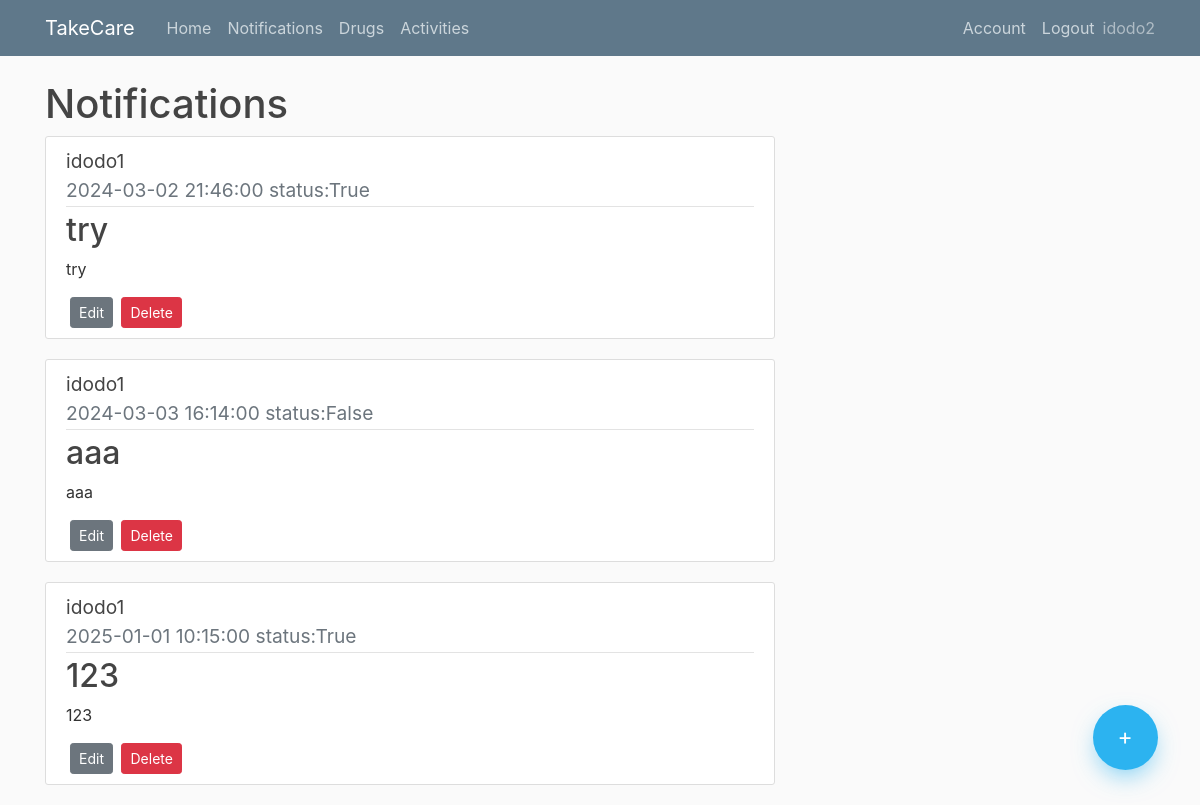
Before: /notification (signed in) with the older database file.
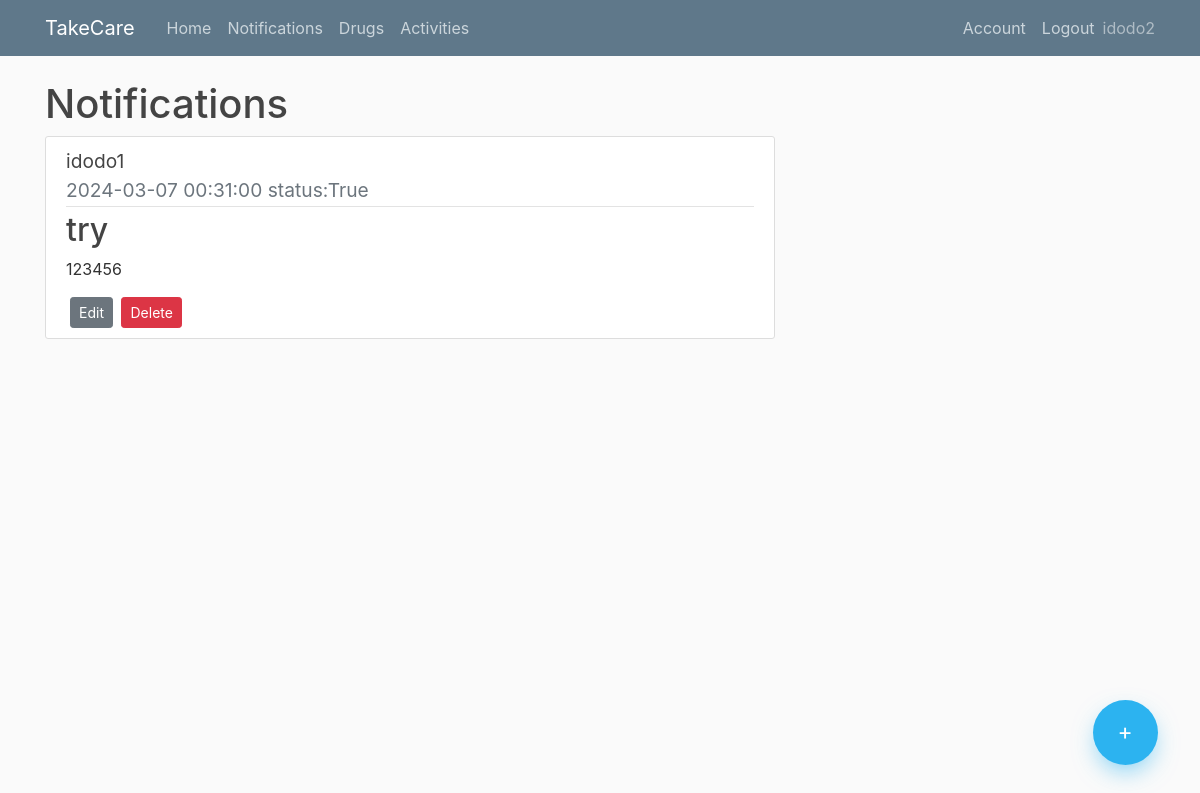
After: the same page with the newer database file.
### app/models.py (models this page shows, shortened)
class Elderlyuser(db.Model, UserMixin):
    id = db.Column(db.Integer, primary_key=True)
    username = db.Column(db.String(20), unique=True,nullable=False)
    password= db.Column(db.String(60),nullable=False)
    user_id = db.Column(db.Integer, db.ForeignKey('user.id'), nullable=False)

class Notification(db.Model):
    id = db.Column(db.Integer, primary_key=True)
    title = db.Column(db.String(150),nullable=False)
    content = db.Column(db.Text,nullable=False)
    date = db.Column(db.Date,nullable=False)
    time = db.Column(db.Time,nullable=False)
    took = db.Column(db.Boolean, nullable=False)
    user_id = db.Column(db.Integer, db.ForeignKey('user.id'), nullable=False)
    elderly_user_id = db.Column(db.Integer, db.ForeignKey('elderlyuser.id'), nullable=False)

### app/routes.py (the view)
@app.route("/notification")
@login_required
def notification():
    if current_user.is_authenticated:
        notifications = Notification.query.filter_by(user_id=current_user.id).order_by(Notification.date.asc()).order_by(Notification.time.asc())
        eldelys = Elderlyuser.query.filter_by(user_id=current_user.id)
        eldelys_dict = {i.id: i.username for i in eldelys}
        return render_template("notification.html",notifications=notifications,eldelys_dict=eldelys_dict, title="Notification")
    else:
        return render_template("home.html")

### app/models.py (called while the page is built)
@login_manager.user_loader
def load_user(user_id):
    return User.query.get(int(user_id))

### app/templates/notification.html (shortened to what this page needs)
{% extends "layout.html" %}
{% block content %}
    <h1>Notifications</h1>
    <div class="floating-container">
        <a class="floating-button" href="{{ url_for('add_notification')}}"> +</a>
    </div>
    {% if notifications.count() == 0  %}
        <h3>No notifications found</h3>
    {% else %}
        {% for notification in notifications %}
          <article class="media content-section">
            <div class="media-body">
                <div class="article-title">
                    <big>{{ eldelys_dict[notification.elderly_user_id] }}</big>
                </div>
              <div class="article-metadata">
                <big class="text-muted"> {{ notification.date.strftime('%Y-%m-%d') }}    {{ notification.time }}    status:{{notification.took}} </big>
              </div>
              <h2>{{ notification.title }}</h2>
              <p class="article-content">{{ notification.content }}</p>
              <a class="btn btn-secondary btn-sm ml-1" href="{{ url_for('edit_notification' ,notification_id=notification.id ) }}">Edit</a>
              <button type="button" class="btn btn-danger btn-sm ml-1" data-toggle="modal" data-target="#deleteModal{{notification.id}}">
                Delete
              </button>
            </div>
          </article>
        {% endfor %}
    {% endif %}
{% endblock content %}

Changed rows visible on the page:
removed Notification: {{ eldelys_dict[notification.elderly_user_id] }} "idodo1", date "2024-03-02", time "21:46:00", took "True", title "try", content "try"
removed Notification: {{ eldelys_dict[notification.elderly_user_id] }} "idodo1", date "2024-03-03", time "16:14:00", took "False", title "aaa", content "aaa"
changed Notification "True": date "2025-01-01" → "2024-03-07"; time "10:15:00" → "00:31:00"; title "123" → "try"; content "123" → "123456"
